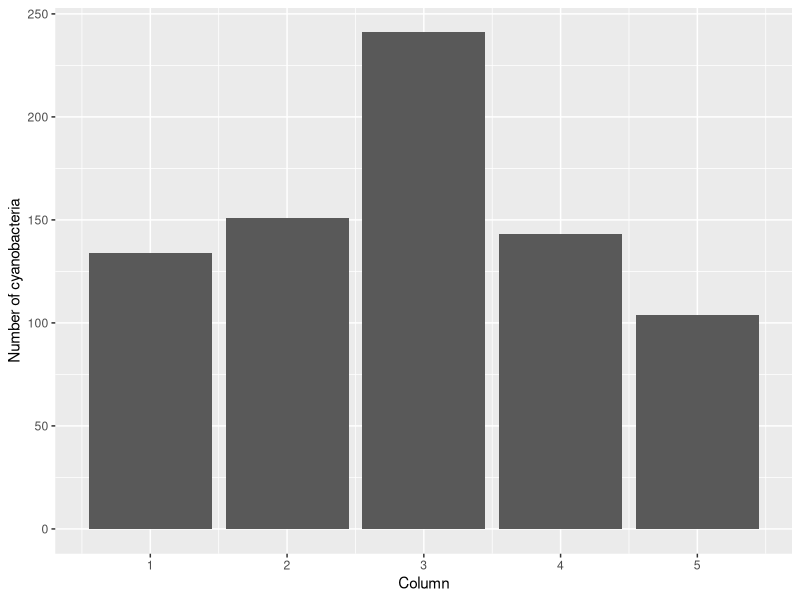
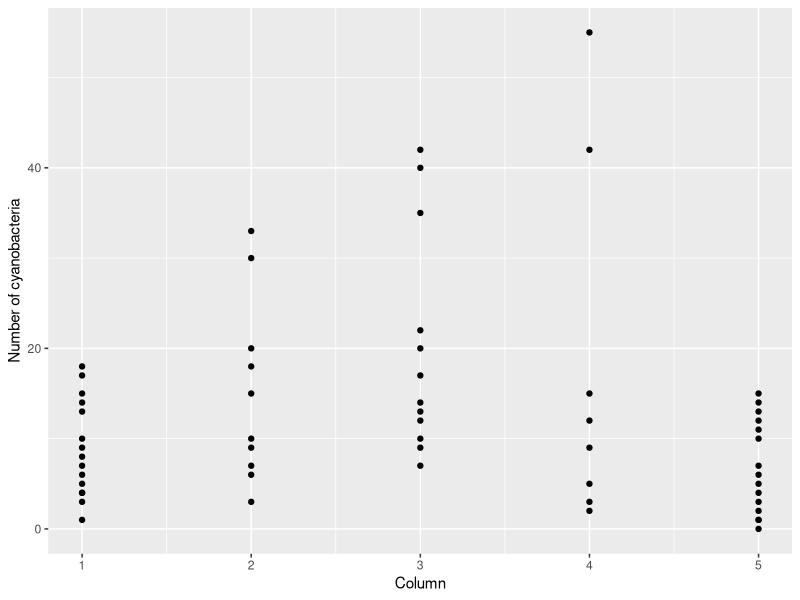
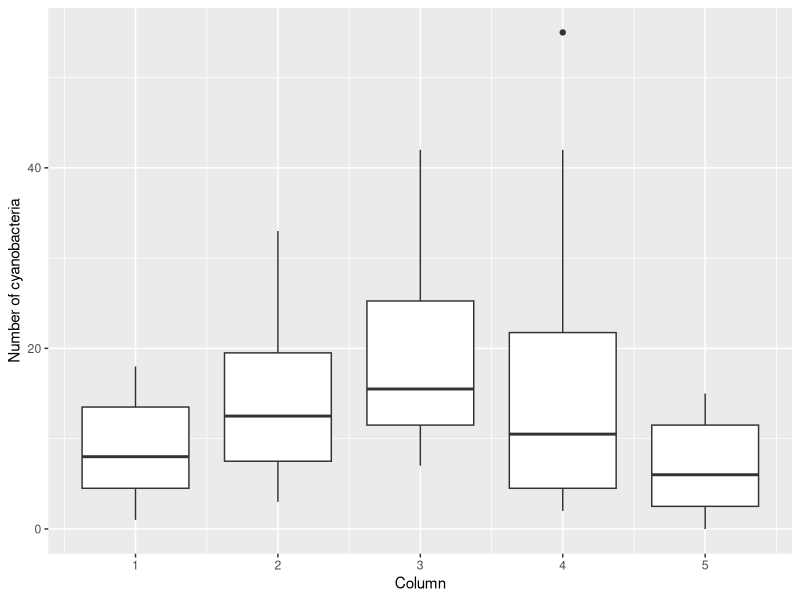
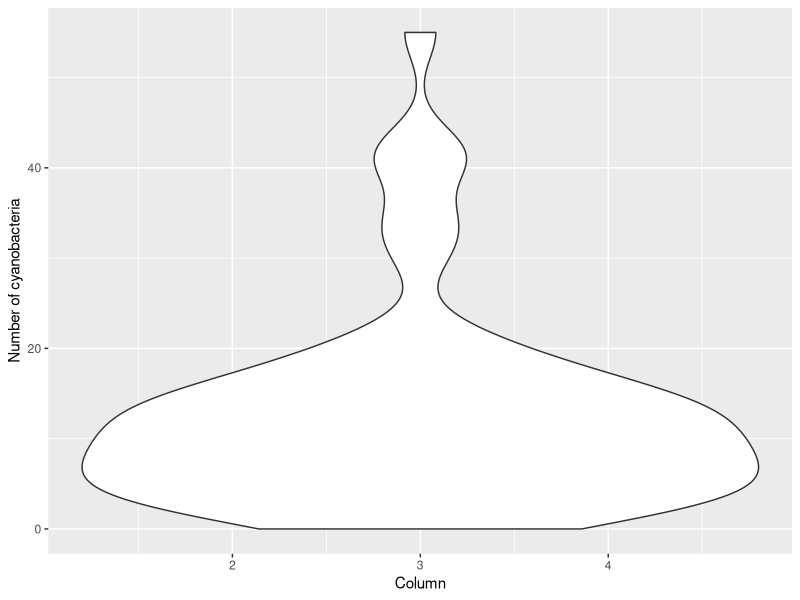

Source code (R) for these figures, in order:
#exercise 1 - making simple plots and visualising data using R Studio and ggplot2
#example 1: analyse the number of cyanobacteria found in different Winogradsky columns (each set up with sediment from a different lake)

#start by loading the necessary packages with the "library" command: here we will be using ggplot2
library(ggplot2)

#load the data we are using for this excrcise (you can download it from MyPlace if you are following it along; make sure to save it in your
#current working directory [you can check where your current working directory is, using getwd() if you are uncertain.])

getwd()

#when I load the data, I am going to store it in a variable called Cyanos, this should then appear in my environment

Cyanos <- read.csv("WinogradskyCyanoCounts.csv")

#I can check that the data have loaded using the View command
View(Cyanos)

#Now that we have loaded the data, let's explore some of the different ways we can visualise it

#plot one, a bar graph

p1 <- ggplot(Cyanos, aes(x = column, y = cyanos)) +
  geom_bar(stat = "identity") +
  labs(x = "Column", y = "Number of cyanobacteria")

print(p1)

#add error bars to the bar graph (standard deviation)





#plot two, a scatterplot


p2 <- ggplot(Cyanos, aes(x = column, y = cyanos)) +
  geom_point() +
  labs(x="Column", y="Number of cyanobacteria") 

print(p2)

#plot three, a boxplot

p3 <- ggplot(Cyanos, aes(x = column, y = cyanos)) +
  geom_boxplot(aes(group = column)) +
  labs(x = "Column", y = "Number of cyanobacteria")

print(p3)

#plot four, a violinplot
p4 <- ggplot(Cyanos, aes(x = column, y = cyanos)) +
  geom_violin() +
  labs(x = "Column", y = "Number of cyanobacteria")

print(p4)

#Discussion points for the class: 
#which of the plots is "best"/most effective/most useful? 
#how would you interpret these data? Which column do you think has the most cyanobacteria? 
#are there any flaws in the experimental design? 
#can you think of other ways to visualise and/or present these data? (does the audience you are presenting the data to matter?)

#next, students to plot own datasets using the same method (WinogradskyGreenSulfurCounts.csv, WinogradskyPurpleSulfurCounts.csv, WinogradskyClostridiaCounts.csv)

#Leighton should we think about adding some statistics too?


